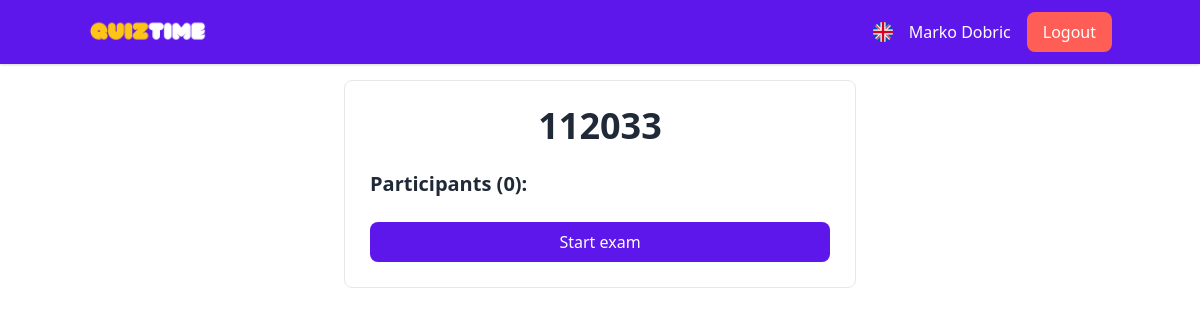
Page /exam_lobby/3 (signed in) on the committed database.
### app/models.py (models this page shows, shortened)
class User(db.Model, UserMixin):
    id = db.Column(db.Integer, primary_key=True)
    first_name = db.Column(db.String(50), nullable=False)
    last_name = db.Column(db.String(50), nullable=False)
    email = db.Column(db.String(120), unique=True, nullable=False)
    password_hash = db.Column(db.String(128), nullable=False)
    role = db.Column(db.String(10), nullable=False)

class Exam(db.Model):
    id = db.Column(db.Integer, primary_key=True)
    name = db.Column(db.String(100), nullable=False)
    code = db.Column(db.String(6), unique=True, nullable=False)
    created_by = db.Column(db.Integer, db.ForeignKey('user.id'), nullable=False)
    active = db.Column(db.String(20), nullable=False, default='not_started')
    questions = db.relationship('Question', backref='exam', lazy=True, cascade="all, delete-orphan")
    scores = db.relationship('Score', backref='exam', lazy=True, cascade="all, delete-orphan")

### app/routes.py (the view)
@bp.route('/exam_lobby/<int:exam_id>')
@login_required
def exam_lobby(exam_id):
    exam = Exam.query.get_or_404(exam_id)
    students = User.query.filter(User.id.in_(exam_participants.get(exam_id, []))).all()
    return render_template('exam_lobby.html', students=students, exam=exam)

### app/__init__.py (called while the page is built)
def get_translation(key):
    lang = session.get('lang', 'en') #default is en
    return translations.get(lang, {}).get(key, key)

def create_app():
    app = Flask(__name__)
    app.config.from_object('app.config.Config')
    db.init_app(app)
    login_manager.init_app(app)
    socketio.init_app(app)
    migrate.init_app(app, db)
    try:
        os.makedirs(app.instance_path)
    except OSError:
        pass
    from .routes import bp as main_bp
    app.register_blueprint(main_bp)
    with app.app_context():
        db.create_all()
    from .models import User, Exam, Question, Score
    @login_manager.user_loader
    def load_user(user_id):
        return User.query.get(int(user_id))
    login_manager.login_view = 'main.login'
    @app.context_processor
    def inject_translation():
        return dict(get_translation=get_translation)
    return app

### app/templates/exam_lobby.html (shortened to what this page needs)
<!DOCTYPE html>
<html lang="en">
<head>
    <link href="https://cdn.jsdelivr.net/npm/tailwindcss@2.2.19/dist/tailwind.min.css" rel="stylesheet">
</head>
<body class="bg-white">
    <nav class="fixed w-full top-0 bg-gray-50 p-2 shadow" style="background-color: #5e17eb;">
        <div class="container mx-auto flex items-center justify-between">
            <div class="flex items-center">
                <a href="{{ url_for('main.index') }}">
                    <img src="{{ url_for('static', filename='img/logo.png') }}" alt="Logo" class="h-12 w-17">
                </a>
            </div>
            {% if current_user.is_authenticated %}
            <div class="flex items-center space-x-4">
                {% if session.get('lang', 'en') == 'en' %}
                <a href="{{ url_for('main.set_language', language='hr') }}">
                    <img src="{{ url_for('static', filename='img/uk.png') }}" alt="Switch to Croatian"
                        class="flag-icon">
                </a>
                {% else %}
                <a href="{{ url_for('main.set_language', language='en') }}">
                    <img src="{{ url_for('static', filename='img/hr.png') }}" alt="Switch to English" class="flag-icon">
                </a>
                {% endif %}
                <span class="username-text font-medium">{{ current_user.first_name }} {{ current_user.last_name
                    }}</span>
                <a href="{{ url_for('main.logout') }}" class="text-white logout-button px-4 py-2 rounded-lg">
                    {{get_translation('logout') }}
                </a>
            </div>
            {% endif %}
        </div>
    </nav>
    <div class="container mx-auto mt-20 px-4">
        <div class="max-w-lg mx-auto bg-white exam-lobby-container">
            <h1 class="text-4xl font-bold text-center text-gray-800 mb-6">{{ exam.code }}</h1>
            <h2 class="text-xl font-semibold text-gray-800 mb-4">{{ get_translation('participants') }} (<span
                    id="student_count">{{
                    students|length }}</span>):</h2>
            <button id="start-exam-button" class="start-exam-button text-white py-2 px-4 rounded-lg w-full"
                data-exam-id="{{ exam.id }}">
                {{ get_translation('start_exam') }}
            </button>
        </div>
    </div>
</body>
</html>

### app/templates/exam_lobby.html (style rules this page uses)
body { background-color: #ffffff; }
nav { background-color: #5e17eb; }
.flag-icon { width: 20px; height: 20px; cursor: pointer; }
.username-text { color: #ffffff; }
.logout-button { background-color: #ff5e57; }
.start-exam-button { background-color: #5e17eb; }
.exam-lobby-container { border: 1px solid #e5e7eb; padding: 25px; border-radius: 8px; }

### rows in the picture
User: first_name "Marko", last_name "Dobric"
Exam: code "112033"

### other values in the picture
{{ get_translation('logout') }} "Logout"
{{ get_translation('participants') }} "Participants"
{{ students|length }} "0"
{{ get_translation('start_exam') }} "Start exam"
